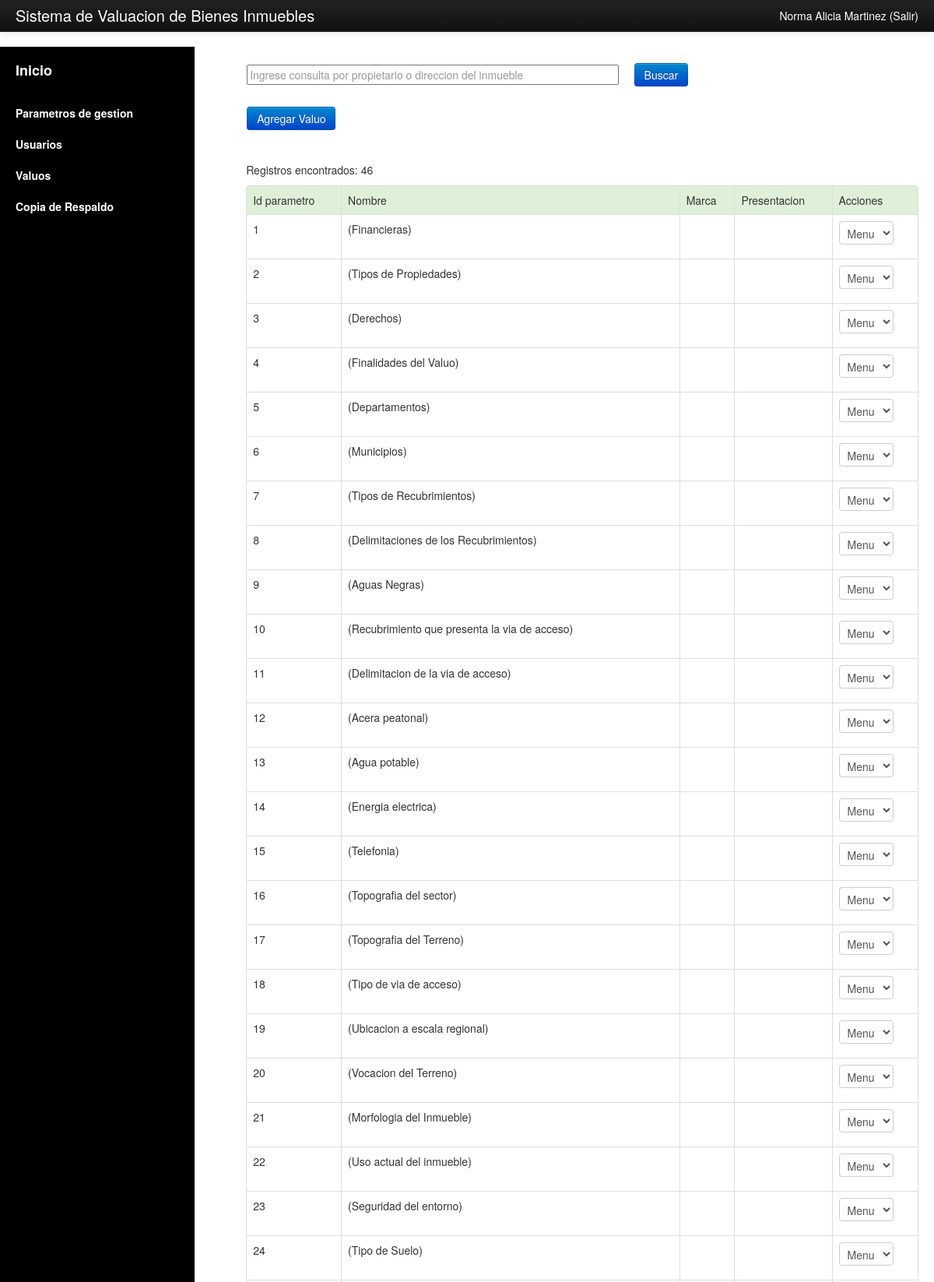
The page /admin/admin_valuo.php (signed in, upper part) on the database its author committed.
### tables this page shows
CREATE TABLE `parametro` (
  `id` int(11) NOT NULL AUTO_INCREMENT,
  `nombre` varchar(300) NOT NULL,
  PRIMARY KEY (`id`)
);

### admin/admin_valuo.php (the view, shortened to what this page needs)
 <?php
require("header.php");
require("conexion.php");
?>
	    <div><br>
	    <form method="GET" id="formulario" >
	    	<table>
			    <tr>
			    	<td>
			    		<input id="q" name="q" class="form-control" placeholder="Ingrese consulta por propietario o direccion del inmueble" style="width:470px" value="<?php if(isset($_GET["q"]))echo $_GET["q"];?>">
				    </td>
				    <td>
			    		<button type="submit" class="btn btn-primary " style="margin-left:25%;"> Buscar</button>
			    	</td>
				</tr>
				<tr>
					<td><a href="add_valuo.php" class="btn btn-primary" style="margin-top:5%;">Agregar Valuo</a></td>
				</tr>
			 </table></form>
			</div>
<?php
   if(isset($_GET["q"])){
	$q = $_GET["q"];
	$query = $conexion->query("SELECT * FROM parametro WHERE nombre LIKE '%$q%'");}
	else
	{
	$query = $conexion->query("SELECT * FROM parametro");
	}
	if(!@$query->rowCount()){
		echo "<br><div>
		       <strong></strong><br>
		       No se produjeron resultados.
		      </div>";
	}else{
		$nrows = $query->rowCount();
		if (isset($_GET["info"])){
			if ($_GET["info"] == "add")
			    echo "<br><div>
			     <strong>Exito</strong><br>
			    Registro agregado.
			   </div>";
			if ($_GET["info"] == "modificar")
				echo "<br><div>
			      <strong>Exito</strong><br>
			    Registro Modificado.
			   </div>";
			}else{
		       echo "<br><div>
                           Registros encontrados:
                       <span>$nrows</span>
                       </div>";
			}
		echo "<p></p>
                <div>
		<table class=\"table table-bordered table-hover\">
		<tr class=\"success\">
			<td>Id parametro</td>
			<td>Nombre</td>
			<td>Marca</td>
			<td>Presentacion</td>
			<td>Acciones</td>
			</tr>";
		while($data =$query->fetch()){
			echo "<tr>
				<td>$data[0]</td>
				<td>($data[1]) $data[2]</td>
				<td>$data[5]</td>
				<td>$data[8]</td>
				<td><select style='width:70px;'>
				<option value=''>Menu</option>
				<option value='1' onclick='ver($data[0],1)'>Modificar</option>
				<option value='2' onclick='ver($data[0],2)'>Eliminar</option>
				<option value='3' onclick='ver($data[0],3)'>Ver detalles</option>
				</select></td>
				<div id='dialog$data[0]' style='display:none;'>
            <div style='width:150px; text-align:left; float:left;'>Id parametro</div><div style='width:250px; text-align:left; float:left; display:inline;'>$data[0]</div><br>
            <div style='width:150px; text-align:left; float:left;'>Descripcion</div><div style='width:250px; text-align:left; float:left; display:inline;'>$data[3]</div><br>
            <div style='width:150px; text-align:left; float:left;'>Codigo de barra</div><div style='width:250px; text-align:left; float:left; display:inline;'>$data[1]</div><br>
            <div style='width:150px; text-align:left; float:left;'>Unidad</div><div style='width:250px; text-align:left; float:left; display:inline;'>$data[4]</div><br>
            <div style='width:150px; text-align:left; float:left;'>Marca</div><div style='width:250px; text-align:left; float:left; display:inline;'>$data[5]</div><br>
            <div style='width:150px; text-align:left; float:left;'>Color</div><div style='width:250px; text-align:left; float:left; display:inline;'>$data[6]</div><br>
            <div style='width:150px; text-align:left; float:left;'>Embalaje</div><div style='width:250px; text-align:left; float:left; display:inline;'>$data[7]</div><br>
            <div style='width:150px; text-align:left; float:left;'>Presentacion</div><div style='width:250px; text-align:left; float:left; display:inline;'>$data[8]</div><br>
            <div style='width:150px; text-align:left; float:left;'>Estado</div><div style='width:250px; text-align:left; float:left; display:inline;'>$data[18]</div><br>
            <div style='width:150px; text-align:left; float:left;'>Fecha Caducidad</div><div style='width:250px; text-align:left; float:left; display:inline;'>$data[14]</div><br><br>
            <div style='width:70px; text-align:left; float:left;'>Utilidad 1<br>$data[9]</div><div style='width:70px; text-align:left; float:left;'>Utilidad 2<br>$data[10]</div>
            <div style='width:70px; text-align:left; float:left;'>Utilidad 3<br>$data[11]</div><div style='width:70px; text-align:left; float:left;'>Utilidad 4<br>$data[12]</div><br>
				</div>";
			}
			echo "</tr></table>";
		}
echo"</div>";
require("footer.php");
?>

### admin/header.php (style rules this page uses)
body { padding-top: 60px; padding-bottom: 40px; }

### rows shown on the page
parametro: id "1", nombre "Financieras"
parametro: id "2", nombre "Tipos de Propiedades"
parametro: id "3", nombre "Derechos"
parametro: id "4", nombre "Finalidades del Valuo"
parametro: id "5", nombre "Departamentos"
parametro: id "6", nombre "Municipios"
parametro: id "7", nombre "Tipos de Recubrimientos"
parametro: id "8", nombre "Delimitaciones de los Recubrimientos"
parametro: id "9", nombre "Aguas Negras"
parametro: id "10", nombre "Recubrimiento que presenta la via de acceso"
parametro: id "11", nombre "Delimitacion de la via de acceso"
parametro: id "12", nombre "Acera peatonal"
parametro: id "13", nombre "Agua potable"
parametro: id "14", nombre "Energia electrica"
parametro: id "15", nombre "Telefonia"
parametro: id "16", nombre "Topografia del sector"
parametro: id "17", nombre "Topografia del Terreno"
parametro: id "18", nombre "Tipo de via de acceso"
parametro: id "19", nombre "Ubicacion a escala regional"
parametro: id "20", nombre "Vocacion del Terreno"
parametro: id "21", nombre "Morfologia del Inmueble"
parametro: id "22", nombre "Uso actual del inmueble"
parametro: id "23", nombre "Seguridad del entorno"
parametro: id "24", nombre "Tipo de Suelo"

### other values the page prints
$_SESSION["user"] "Norma Alicia Martinez"
$nrows "46"
